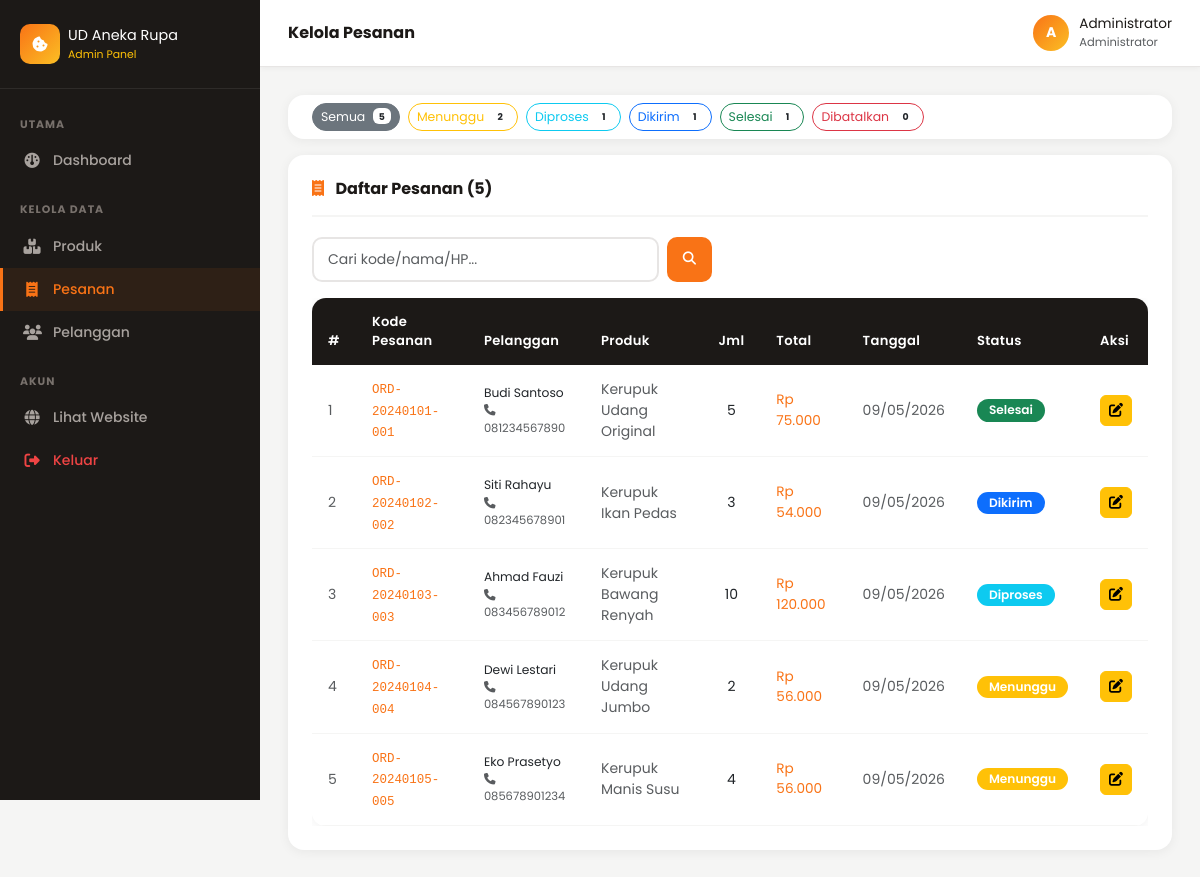
Page /admin/pesanan.php (signed in) on the committed database.
### tables this page shows
CREATE TABLE pesanan (
    id INT AUTO_INCREMENT PRIMARY KEY,
    kode_pesanan VARCHAR(20) NOT NULL UNIQUE,
    nama_pelanggan VARCHAR(100) NOT NULL,
    no_hp VARCHAR(20) NOT NULL,
    alamat TEXT NOT NULL,
    id_produk INT NOT NULL,
    jumlah INT NOT NULL,
    total_harga DECIMAL(12,2) NOT NULL,
    catatan TEXT,
    status ENUM('menunggu','diproses','dikirim','selesai','dibatalkan') DEFAULT 'menunggu',
    created_at TIMESTAMP DEFAULT CURRENT_TIMESTAMP,
    updated_at TIMESTAMP DEFAULT CURRENT_TIMESTAMP ON UPDATE CURRENT_TIMESTAMP,
    FOREIGN KEY (id_produk) REFERENCES produk(id) ON DELETE RESTRICT
);

CREATE TABLE produk (
    id INT AUTO_INCREMENT PRIMARY KEY,
    nama_produk VARCHAR(150) NOT NULL,
    deskripsi TEXT,
    harga DECIMAL(10,2) NOT NULL,
    stok INT NOT NULL DEFAULT 0,
    berat_gram INT COMMENT 'Berat per kemasan dalam gram',
    gambar VARCHAR(255),
    kategori ENUM('original','pedas','manis','gurih') DEFAULT 'original',
    status ENUM('aktif','nonaktif') DEFAULT 'aktif',
    created_at TIMESTAMP DEFAULT CURRENT_TIMESTAMP,
    updated_at TIMESTAMP DEFAULT CURRENT_TIMESTAMP ON UPDATE CURRENT_TIMESTAMP
);

### config/config.php (called while the page is built, shortened)
<?php
function formatRupiah($angka) {
    return 'Rp ' . number_format($angka, 0, ',', '.');
}
function sanitize($data) {
    return htmlspecialchars(strip_tags(trim($data)));
}
function getStatusBadge($status) {
    $map = [
        'menunggu'   => ['bg' => 'warning',   'text' => 'Menunggu'],
        'diproses'   => ['bg' => 'info',       'text' => 'Diproses'],
        'dikirim'    => ['bg' => 'primary',    'text' => 'Dikirim'],
        'selesai'    => ['bg' => 'success',    'text' => 'Selesai'],
        'dibatalkan' => ['bg' => 'danger',     'text' => 'Dibatalkan'],
    ];
    return $map[$status] ?? ['bg' => 'secondary', 'text' => ucfirst($status)];
}

### admin/pesanan.php (the view, shortened to what this page needs)
<?php
require_once '../config/config.php';
$filter  = sanitize($_GET['status'] ?? '');
$search  = sanitize($_GET['search'] ?? '');
$per_page = 10;
$cur_page = max(1, (int)($_GET['page'] ?? 1));
$offset  = ($cur_page - 1) * $per_page;
$where_parts = [];
$params = [];
$types  = '';
$where = $where_parts ? 'WHERE ' . implode(' AND ', $where_parts) : '';
$count_sql = "SELECT COUNT(*) as c FROM pesanan p $where";
$stmt_c = $conn->prepare($count_sql);
$stmt_c->execute();
$total = $stmt_c->get_result()->fetch_assoc()['c'];
$sql = "SELECT p.*, pr.nama_produk, pr.gambar FROM pesanan p JOIN produk pr ON p.id_produk = pr.id $where ORDER BY p.created_at DESC LIMIT ? OFFSET ?";
$stmt = $conn->prepare($sql);
$params_p = $params;
$params_p[] = $per_page;
$params_p[] = $offset;
$types_p = $types . 'ii';
$stmt->bind_param($types_p, ...$params_p);
$stmt->execute();
$pesanan_list = $stmt->get_result()->fetch_all(MYSQLI_ASSOC);
$counts = [];
foreach (['menunggu','diproses','dikirim','selesai','dibatalkan'] as $s) {
    $r = $conn->query("SELECT COUNT(*) as c FROM pesanan WHERE status='$s'")->fetch_assoc();
    $counts[$s] = $r['c'];
}
$counts['semua'] = array_sum($counts);
include 'includes/header_admin.php';
?>
<div class="page-card mb-3 py-2">
    <div class="d-flex flex-wrap gap-2">
        <?php
        $tab_list = ['semua' => 'Semua', 'menunggu' => 'Menunggu', 'diproses' => 'Diproses', 'dikirim' => 'Dikirim', 'selesai' => 'Selesai', 'dibatalkan' => 'Dibatalkan'];
        $tab_colors = ['semua' => 'secondary','menunggu' => 'warning','diproses' => 'info','dikirim' => 'primary','selesai' => 'success','dibatalkan' => 'danger'];
        foreach ($tab_list as $k => $label):
            $active = ($filter === $k || (!$filter && $k === 'semua')) ? 'active' : '';
            $url = 'pesanan.php?status=' . ($k === 'semua' ? '' : $k) . ($search ? '&search='.urlencode($search) : '');
        ?>
        <a href="<?= $url ?>"
           class="btn btn-sm <?= $active ? 'btn-'.$tab_colors[$k] : 'btn-outline-'.$tab_colors[$k] ?> fw-600"
           style="border-radius:50px;font-size:.78rem;">
            <?= $label ?>
            <span class="badge bg-white text-dark ms-1"><?= $counts[$k] ?></span>
        </a>
        <?php endforeach; ?>
    </div>
</div>
<div class="page-card">
    <div class="page-card-header">
        <h6 class="page-card-title">
            <i class="fa-solid fa-receipt me-2" style="color:var(--primary);"></i>
            Daftar Pesanan <?= $filter ? '— '.ucfirst($filter) : '' ?> (<?= $total ?>)
        </h6>
    </div>
    <form method="GET" class="mb-3">
        <div class="d-flex gap-2" style="max-width:400px;">
            <input type="text" name="search" class="form-control" placeholder="Cari kode/nama/HP..." value="<?= htmlspecialchars($search) ?>">
            <button type="submit" class="btn-orange px-3" style="border-radius:10px;"><i class="fa-solid fa-search"></i></button>
        </div>
    </form>
    <div class="table-responsive">
        <table class="table admin-table mb-0">
            <thead>
                <tr>
                    <th>#</th>
                    <th>Kode Pesanan</th>
                    <th>Pelanggan</th>
                    <th>Produk</th>
                    <th>Jml</th>
                    <th>Total</th>
                    <th>Tanggal</th>
                    <th>Status</th>
                    <th>Aksi</th>
                </tr>
            </thead>
            <tbody>
                <?php if (empty($pesanan_list)): ?>
                <tr><td colspan="9" class="text-center py-4 text-muted">Tidak ada pesanan</td></tr>
                <?php else: ?>
                <?php foreach ($pesanan_list as $i => $p): ?>
                <tr>
                    <td class="text-muted small"><?= $offset + $i + 1 ?></td>
                    <td>
                        <code style="color:var(--primary);font-size:.78rem;"><?= htmlspecialchars($p['kode_pesanan']) ?></code>
                    </td>
                    <td>
                        <div class="fw-600 small"><?= htmlspecialchars($p['nama_pelanggan']) ?></div>
                        <div class="text-muted" style="font-size:.72rem;"><i class="fa-solid fa-phone me-1"></i><?= htmlspecialchars($p['no_hp']) ?></div>
                    </td>
                    <td class="small text-muted"><?= htmlspecialchars($p['nama_produk']) ?></td>
                    <td class="text-center fw-600"><?= $p['jumlah'] ?></td>
                    <td class="fw-700" style="color:var(--primary);font-size:.85rem;"><?= formatRupiah($p['total_harga']) ?></td>
                    <td class="small text-muted"><?= date('d/m/Y', strtotime($p['created_at'])) ?></td>
                    <td>
                        <?php $b = getStatusBadge($p['status']); ?>
                        <span class="badge badge-status bg-<?= $b['bg'] ?>"><?= $b['text'] ?></span>
                    </td>
                    <td>
                        <button class="btn btn-sm btn-warning" style="border-radius:6px;"
                                onclick="updateStatus(<?= $p['id'] ?>, '<?= $p['status'] ?>')">
                            <i class="fa-solid fa-edit"></i>
                        </button>
                    </td>
                </tr>
                <?php endforeach; ?>
                <?php endif; ?>
            </tbody>
        </table>
    </div>
</div>
<?php
include 'includes/footer_admin.php';
?>

### admin/includes/header_admin.php (style rules this page uses)
:root { --primary: #F97316; --primary-dark: #EA580C; --light-bg: #FFF7ED; --sidebar-w: 260px; --dark: #1C1917; --gray: #78716C; }
* { box-sizing: border-box; }
body { font-family: 'Poppins', sans-serif; background: #F5F5F4; margin: 0; }
.admin-table { border-radius: 14px; overflow: hidden; box-shadow: 0 2px 12px rgba(0,0,0,.06); }
.admin-table thead th { background: var(--dark); color: white; font-weight: 600; font-size: .82rem; padding: 14px 16px; border: none; letter-spacing: .3px; }
.admin-table tbody tr { transition: background .2s; }
.admin-table tbody td { padding: 13px 16px; border-color: #F5F5F4; font-size: .875rem; vertical-align: middle; }
.btn-orange { background: var(--primary); color: white; border: none; border-radius: 8px; padding: 8px 16px; font-size: .83rem; font-weight: 600; transition: all .2s; }
.badge-status { font-size: .76rem; font-weight: 600; padding: 5px 12px; border-radius: 50px; }
.form-control, .form-select { border: 2px solid #E7E5E4; border-radius: 10px; padding: 10px 14px; font-size: .875rem; transition: all .3s; }
.page-card { background: white; border-radius: 16px; padding: 24px; box-shadow: 0 2px 12px rgba(0,0,0,.06); margin-bottom: 24px; }
.page-card-header { display: flex; align-items: center; justify-content: space-between; margin-bottom: 20px; padding-bottom: 16px; border-bottom: 2px solid #F5F5F4; }
.page-card-title { font-weight: 700; font-size: 1rem; color: var(--dark); margin: 0; }

### rows in the picture
pesanan: jumlah "5", i "1", kode_pesanan "ORD-20240101-001", nama_pelanggan "Budi Santoso", no_hp "081234567890", id_produk.nama_produk "Kerupuk Udang Original", total_harga "Rp 75.000", created_at "09/05/2026", status "Selesai"
pesanan: i "2", kode_pesanan "ORD-20240102-002", nama_pelanggan "Siti Rahayu", no_hp "082345678901", id_produk.nama_produk "Kerupuk Ikan Pedas", jumlah "3", total_harga "Rp 54.000", created_at "09/05/2026", status "Dikirim"
pesanan: i "3", kode_pesanan "ORD-20240103-003", nama_pelanggan "Ahmad Fauzi", no_hp "083456789012", id_produk.nama_produk "Kerupuk Bawang Renyah", jumlah "10", total_harga "Rp 120.000", created_at "09/05/2026", status "Diproses"
pesanan: i "4", kode_pesanan "ORD-20240104-004", nama_pelanggan "Dewi Lestari", no_hp "084567890123", id_produk.nama_produk "Kerupuk Udang Jumbo", jumlah "2", total_harga "Rp 56.000", created_at "09/05/2026", status "Menunggu"
pesanan: i "5", kode_pesanan "ORD-20240105-005", nama_pelanggan "Eko Prasetyo", no_hp "085678901234", id_produk.nama_produk "Kerupuk Manis Susu", jumlah "4", total_harga "Rp 56.000", created_at "09/05/2026", status "Menunggu"

### other values in the picture
$page_title "Kelola Pesanan"
substr($_SESSION['admin_nama'] ?? 'A', 0, 1) "A"
$_SESSION['admin_nama'] "Administrator"
$label "Semua"
$label "Menunggu"
$counts[$k] "2"
$label "Diproses"
$counts[$k] "1"
$label "Dikirim"
$label "Selesai"
$label "Dibatalkan"
$counts[$k] "0"
$total "5"
